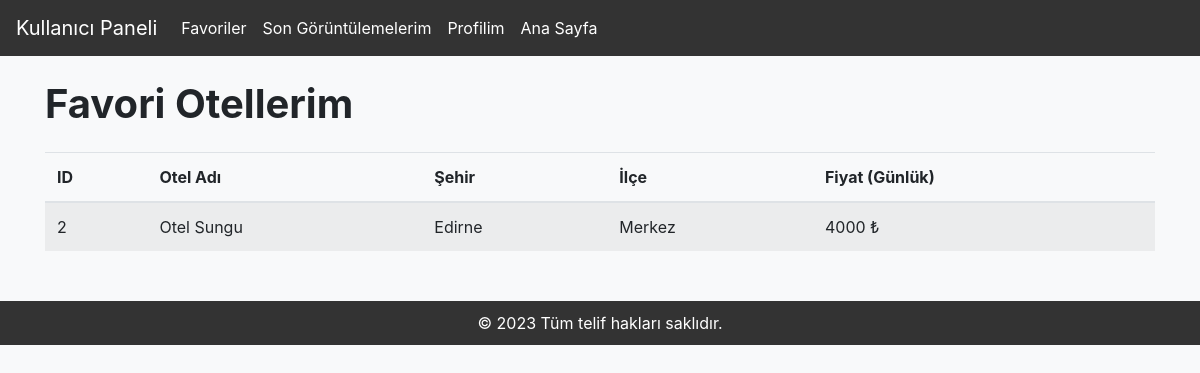
The page /kullanici/1 on the database its author committed.
### tables this page shows
CREATE TABLE "ilan" (
	"id"	INTEGER,
	"otel_adi"	TEXT,
	"slogan"	TEXT,
	"facebook"	TEXT,
	"instagram"	TEXT,
	"yildiz_sayisi"	INTEGER,
	"sehir"	TEXT,
	"ilce"	TEXT,
	"otel_onresim"	TEXT,
	"otel_resimler"	TEXT,
	"herSeyDahil"	TEXT,
	"eposta"	TEXT,
	"telefon"	TEXT,
	"rezervasyonBaslangic"	DATE,
	"rezervasyonBitis"	DATE,
	"maxRezervasyonSayisi"	INTEGER,
	"denizeUzaklik"	INTEGER,
	"gunlukFiyat"	INTEGER,
	"enlem"	TEXT,
	"denizeSifir"	INTEGER,
	"havuzVar"	INTEGER,
	"taksitliOdeme"	INTEGER,
	"otelAciklama"	TEXT,
	"hotel_id"	INTEGER,
	"boylam"	INTEGER,
	PRIMARY KEY("id" AUTOINCREMENT),
	FOREIGN KEY("hotel_id") REFERENCES "hotel"("hotel_id")
);

### dashboard.py (the view)
@app.route("/kullanici/<int:kullanici_id>")
def favorilerim(kullanici_id):
    conn = create_connection()
    cursor = conn.cursor()
    print(kullanici_id)
    cursor.execute("""
        SELECT O.id, O.otel_adi, O.sehir, O.ilce, O.gunlukFiyat
        FROM ilan AS O
        JOIN Favoriler AS F ON O.id = F.otel_id
        WHERE F.kullanici_id = ?
    """, (kullanici_id,))
    favori_oteller = cursor.fetchall()
    conn.close()
    user_id = get_user_id()
    return render_template('/kullanici/favorilerim.html', favori_oteller=favori_oteller,user_id=user_id)

### dashboard.py (called while the page is built)
def get_user_id():
    if 'user' in session:
        return session['user'][0]
    else:
        return None

def create_connection():
    conn = sqlite3.connect('deneme2.db')
    return conn

### templates/kullanici/favorilerim.html (shortened to what this page needs)
<!DOCTYPE html>
<html lang="tr">
<head>
    <link href="https://maxcdn.bootstrapcdn.com/bootstrap/4.5.2/css/bootstrap.min.css" rel="stylesheet">
</head>
<body>
    <nav class="navbar navbar-expand-lg navbar-dark">
        <a class="navbar-brand" href="#">Kullanıcı Paneli</a>
        <div class="collapse navbar-collapse" id="Navbar">
            <ul class="navbar-nav">
              <li class="nav-item">
                {% if user_id %}
                    <a class="nav-link" href="{{ url_for('favorilerim', kullanici_id=user_id) }}">Favorilerim</a>
                {% else %}
                    <a class="nav-link" href="/kullanici/favoriler">Favoriler</a>
                {% endif %}
            </li>
            <li class="nav-item">
              {% if user_id %}
                  <a class="nav-link" href="{{ url_for('son_goruntulenen', kullanici_id=user_id) }}">Son Görüntülemelerim</a>
              {% else %}
                  <a class="nav-link" href="/songoruntulenen">Son Görüntülemelerim</a>
              {% endif %}
          </li>
          <li class="nav-item">
              {% if user_id %}
                  <a class="nav-link" href="{{ url_for('profilim', kullanici_id=user_id) }}">Profilim</a>
              {% else %}
                  <a class="nav-link" href="/profilim">Profilim</a>
              {% endif %}
          </li>
            <li class="nav-item">
                {% if user_id %}
                    <a class="nav-link" href="/">Ana Sayfa</a>
                {% else %}
                    <a class="nav-link" href="/">Ana Sayfa</a>
                {% endif %}
            </ul>
        </div>
    </nav>
    <div class="container">
        <h1 class="mt-4 mb-4"><b>Favori Otellerim</b></h1>
        <table class="table table-striped">
            <thead>
                <tr>
                    <th>ID</th>
                    <th>Otel Adı</th>
                    <th>Şehir</th>
                    <th>İlçe</th>
                    <th>Fiyat (Günlük)</th>
                </tr>
            </thead>
            <tbody>
                {% for otel in favori_oteller %}
                    <tr>
                        <td>{{ otel[0] }}</td>
                        <td>{{ otel[1] }}</td>
                        <td>{{ otel[2] }}</td>
                        <td>{{ otel[3] }}</td>
                        <td>{{ otel[4] }} ₺</td>
                    </tr>
                {% endfor %}
            </tbody>
        </table>
    </div>
    <div class="footer">
        &copy; 2023 Tüm telif hakları saklıdır.
    </div>
</body>
</html>

### templates/kullanici/favorilerim.html (style rules this page uses)
body { background-color: #f8f9fa; }
.navbar { background-color: #333; border-color: #444; color: #fff; }
.navbar-brand, .nav-link { color: #fff !important; }
.table { margin-top: 20px; }
.footer { text-align: center; margin-top: 50px; padding: 10px; background-color: #333; color: #fff; }

### rows shown on the page
ilan: id "2", otel_adi "Otel Sungu", sehir "Edirne", ilce "Merkez", gunlukFiyat "4000"
